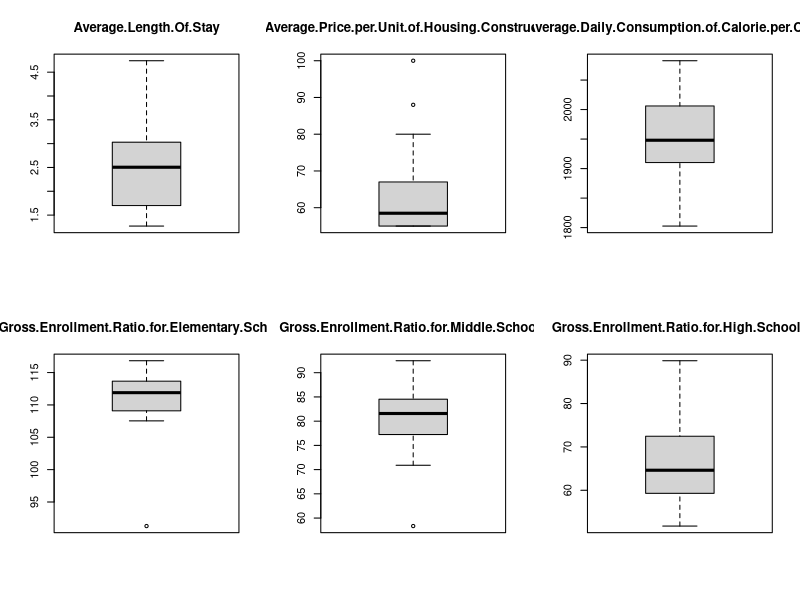
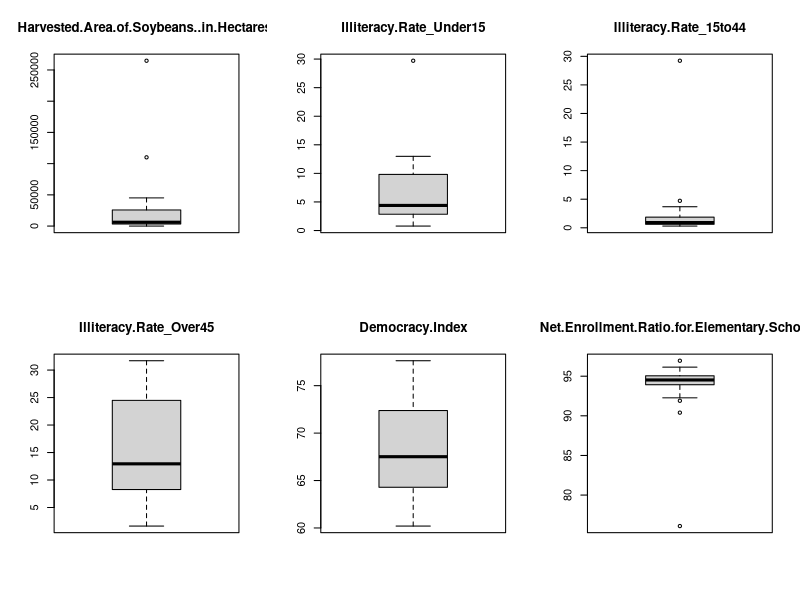
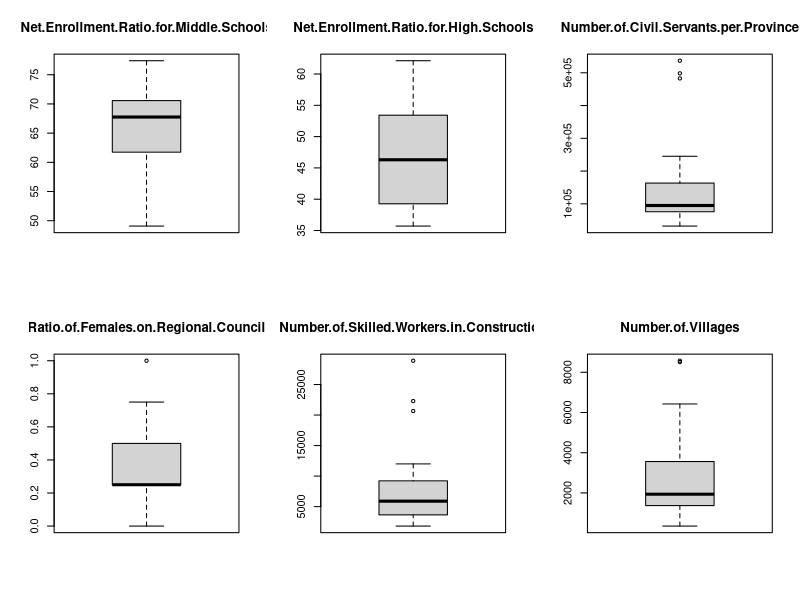
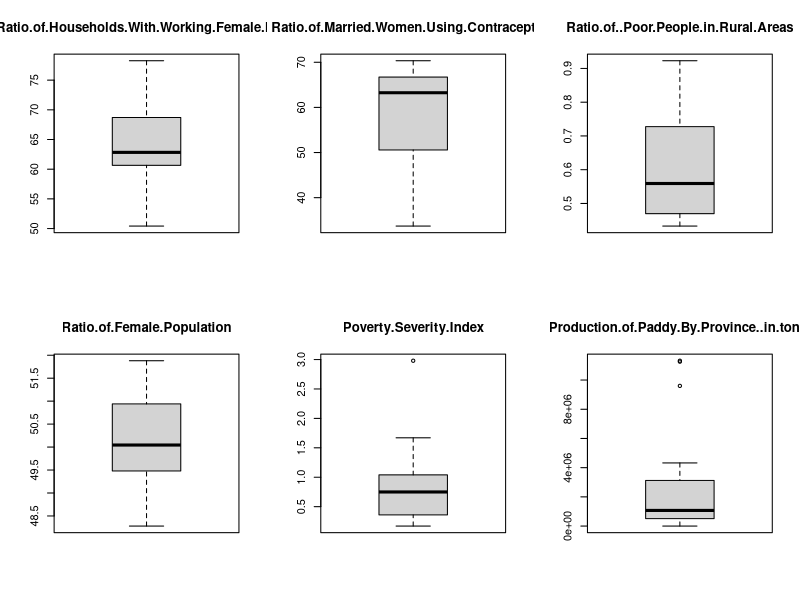
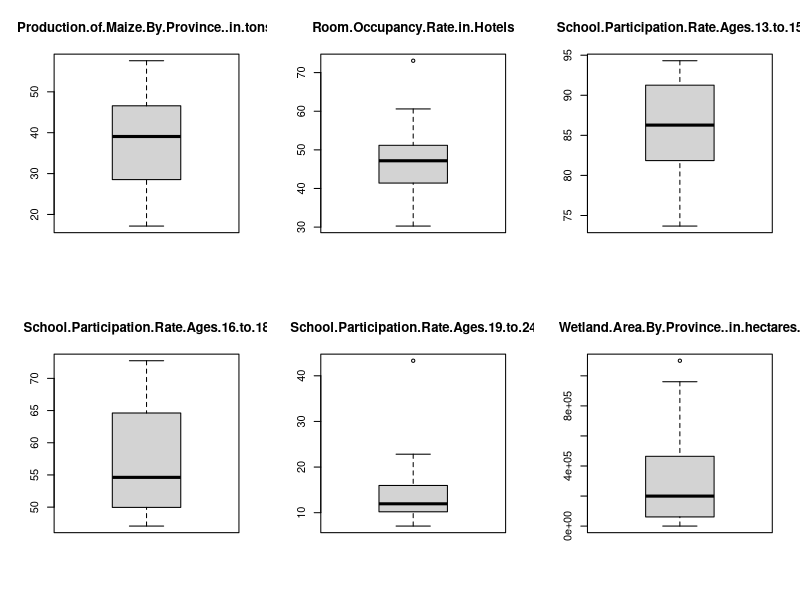
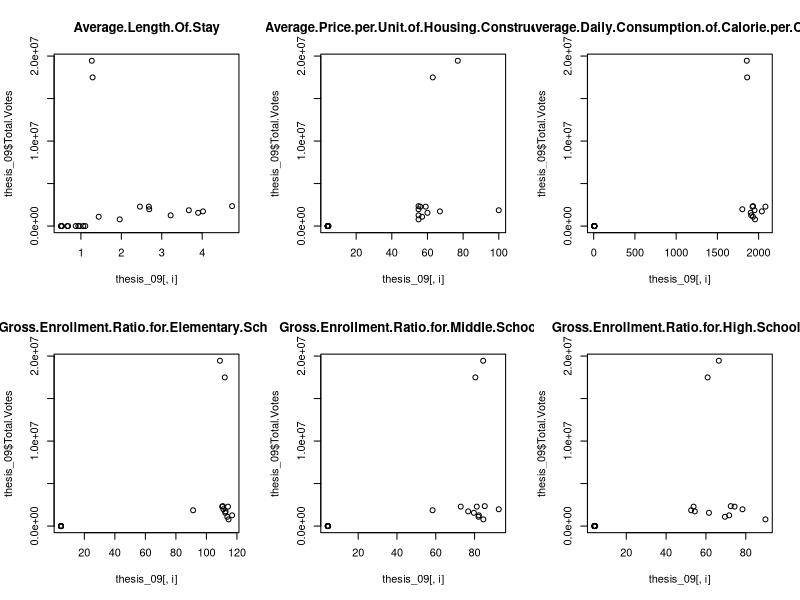
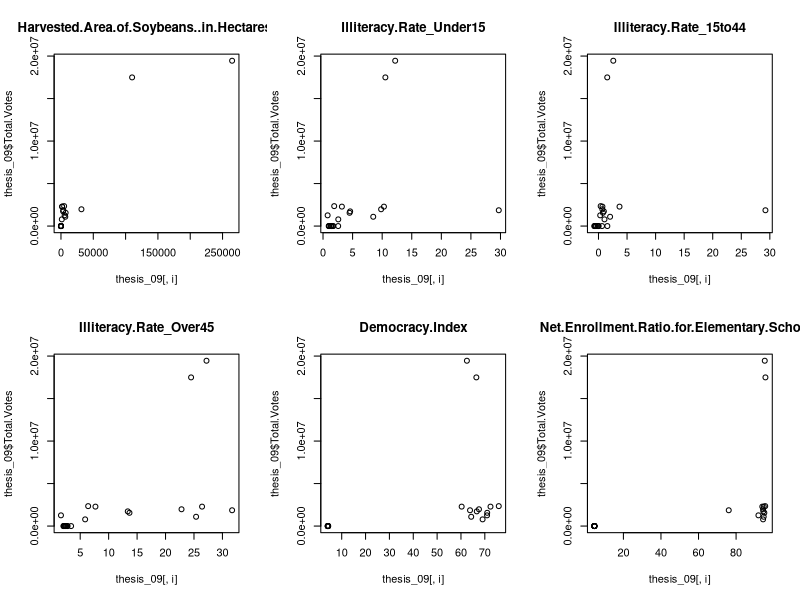
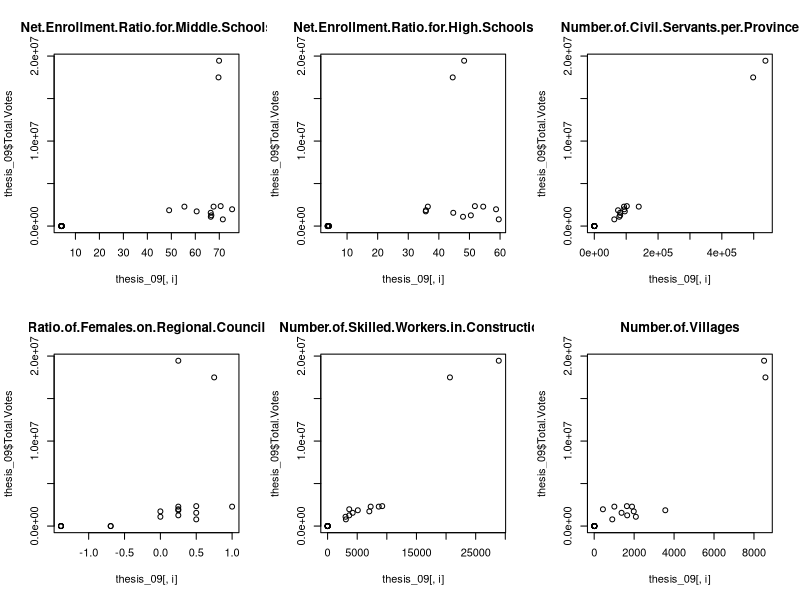

Recreate these plots in R, in order.
## ---- chunk 1
#Read in data for 2009
thesis_data_09 <- read.csv("Indo Regression 2009.csv")

thesis_09 <- subset(thesis_data_09,select = -c(X,Marker, province,Latitude,Longitude,
                                               Megawati.Soekarno.Votes,Susilo.Bambang.Votes,
                                               Muhammad.Jusuf.Votes))
thesis_09 <- na.omit(thesis_09)
## ---- chunk 2
#Check Data for skew
par(mfrow = c(2,3))
for (i in 1:30){
  boxplot(thesis_09[,i], main = colnames(thesis_09)[i])
}

#Here, I notice that the following should be transformed: Variables 1,2,6,7,8,9,10,15,18,20,23,24,29,30
thesis_09[c(1,2,6,7,8,9,10,15,18,20,23,24,29,30,31),] <- log(thesis_09[c(1,2,6,7,8,9,10,15,18,20,23,24,29,30,31),])
thesis_09 <- na.omit(thesis_09)

#Check to see which may be the most predictive
par(mfrow = c(2,3))
for (i in 1:30){
  plot(thesis_09[,i],thesis_09$Total.Votes, main = colnames(thesis_09)[i])
}

lm_1<- lm(thesis_09$Total.Votes ~ thesis_09$Number.of.Civil.Servants.per.Province)
summary(lm_1)
lm_2<- lm(thesis_09$Total.Votes ~  thesis_09$Number.of.Civil.Servants.per.Province + I(thesis_09$Number.of.Civil.Servants.per.Province^2))
summary(lm_2) 
lm_3 <- lm(thesis_09$Total.Votes~I(thesis_09$Number.of.Civil.Servants.per.Province^2))
summary(lm_3)
#I will keep lm_2 because it has a higher r-squared and a lower p-value and all terms significant.
lm_current <- lm_2
## ---- chunk 3
#Plot against residuals
par(mfrow = c(2,3))
for (i in c(1:14,16:30)){
  plot(thesis_09[,i],lm_current$residuals, main = colnames(thesis_09)[i])
}

#Which looks like it has a clear realtionship? ratio of fems
lm_1<- lm(lm_current$residuals ~ I(thesis_09$Ratio.of.Female.Population^2))
summary(lm_1) 
lm_2<- lm(lm_current$residuals ~ thesis_09$Ratio.of.Female.Population + I(thesis_09$Ratio.of.Female.Population^2))
summary(lm_2)

#kepp lm_1
lm_current <- lm_2
## ---- chunk 4
par(mfrow = c(2,3))
for (i in c(1:14,16:21,23:30)){
  plot(thesis_09[,i],lm_current$residuals, main = colnames(thesis_09)[i])
}

#Dead End
summary(lm(thesis_09$Total.Votes ~  thesis_09$Number.of.Civil.Servants.per.Province + I(thesis_09$Number.of.Civil.Servants.per.Province^2)+thesis_09$Ratio.of.Female.Population+ I(thesis_09$Ratio.of.Female.Population^2)))
## ---- chunk 5
#Read in 2014 Data
thesis_data_14 <- read.csv("Indo Regression 2014.csv")

thesis_14 <- subset(thesis_data_14,select = -c(X,Marker, province,Latitude,Longitude,
                                               Prabowo.Subianto.Votes,Joko.Widodo.Votes))
thesis_14 <- na.omit(thesis_14)

#Check for transformations
par(mfrow = c(2,3))
for (i in 1:31){
  boxplot(thesis_14[,i], main = colnames(thesis_14)[i])
}

#Here, I notice that the following should be transformed: Variables 1,2,7,8,9,10,15,18,20,23,24,25,29,30,31
thesis_14[c(1,2,7,8,9,10,15,18,20,23,24,25,29,30,31),] <- log(thesis_14[c(1,2,7,8,9,10,15,18,20,23,24,25,29,30,31),])
thesis_14 <- na.omit(thesis_14)
## ---- chunk 6
#Fit for 2014
par(mfrow = c(2,3))
for (i in 1:30){
  plot(thesis_14[,i],thesis_14$Total.Votes, main = colnames(thesis_14)[i])
}

lm_1<- lm(thesis_14$Votes ~ thesis_14$Wetland.Area.By.Province..in.hectares.)
summary(lm_1)
lm_2<- lm(thesis_14$Votes ~ I(thesis_14$Wetland.Area.By.Province..in.hectares.^2))
summary(lm_2) 
lm_3<- lm(thesis_14$Votes ~ thesis_14$Wetland.Area.By.Province..in.hectares.+I(thesis_14$Wetland.Area.By.Province..in.hectares.^2))
summary(lm_3) 
#I will keep lm_2 because it has a higher r-squared and a lower p-value and all terms significant.
lm_current <- lm_2
## ---- chunk 7
#Plot against residuals
par(mfrow = c(2,3))
for (i in c(1:29)){
  plot(thesis_14[,i],lm_current$residuals, main = colnames(thesis_14)[i])
}

#Which looks like it has a clear realtionship? 
lm_1<- lm(lm_current$residuals ~ thesis_14$Ratio.of..Poor.People.in.Rural.Areas)
summary(lm_1)
lm_2<- lm(lm_current$residuals ~ thesis_14$Ratio.of..Poor.People.in.Rural.Areas+I(thesis_14$Ratio.of..Poor.People.in.Rural.Areas^2))
summary(lm_2)
lm_3<- lm(lm_current$residuals ~ I(thesis_14$Ratio.of..Poor.People.in.Rural.Areas^2))
summary(lm_3)

lm_current <- lm_1
## ---- chunk 8
#Plot against residuals
par(mfrow = c(2,3))
for (i in c(1:20,22:29)){
  plot(thesis_14[,i],lm_current$residuals, main = colnames(thesis_14)[i])
}

#Which looks like it has a clear realtionship? ratio of fems
lm_1<- lm(lm_current$residuals ~ thesis_14$Number.of.Skilled.Workers.in.Construction)
summary(lm_1)
lm_2<- lm(lm_current$residuals ~ I(thesis_14$Number.of.Skilled.Workers.in.Construction^2))
summary(lm_2)
lm_3<- lm(lm_current$residuals ~ thesis_14$Number.of.Skilled.Workers.in.Construction +I(thesis_14$Number.of.Skilled.Workers.in.Construction^2))
summary(lm_3)

lm_current <- lm_3
## ---- chunk 9
#Plot against residuals
par(mfrow = c(2,3))
for (i in c(1:16,18:20,22:29)){
  plot(thesis_14[,i],lm_current$residuals, main = colnames(thesis_14)[i])
}

lm_1<- lm(lm_current$residuals ~ thesis_14$Production.of.Paddy.By.Province..in.tons.)
summary(lm_1)
lm_2<- lm(lm_current$residuals ~ I(thesis_14$Production.of.Paddy.By.Province..in.tons.^2))
summary(lm_2)
lm_3<- lm(lm_current$residuals ~ thesis_14$Production.of.Paddy.By.Province..in.tons.+ I(thesis_14$Production.of.Paddy.By.Province..in.tons.^2))
summary(lm_3)

lm_current <- lm_3
## ---- chunk 10
par(mfrow = c(2,3))
for (i in c(1:16,18:20,22,23,25:29)){
  plot(thesis_14[,i],lm_current$residuals, main = colnames(thesis_14)[i])
}
colnames(thesis_14)
lm_1<- lm(lm_current$residuals ~ thesis_14$Number.of.Villages)
summary(lm_1)
lm_2<- lm(lm_current$residuals ~ thesis_14$Number.of.Villages + I(thesis_14$Number.of.Villages^2))
summary(lm_2)
lm_3<- lm(lm_current$residuals ~ thesis_14$Number.of.Villages+ I(thesis_14$Number.of.Villages^2)+I(thesis_14$Number.of.Villages^3))
summary(lm_3)

#Dead End

## ---- chunk 11
summary(lm(thesis_14$Votes~ I(thesis_14$Wetland.Area.By.Province..in.hectares.^2)+ thesis_14$Ratio.of..Poor.People.in.Rural.Areas + thesis_14$Number.of.Skilled.Workers.in.Construction +I(thesis_14$Number.of.Skilled.Workers.in.Construction^2) +  thesis_14$Production.of.Paddy.By.Province..in.tons.+ I(thesis_14$Production.of.Paddy.By.Province..in.tons.^2)))

#Take out least significant - wetland
summary(lm(thesis_14$Votes~  thesis_14$Ratio.of..Poor.People.in.Rural.Areas + thesis_14$Number.of.Skilled.Workers.in.Construction +I(thesis_14$Number.of.Skilled.Workers.in.Construction^2) +  thesis_14$Production.of.Paddy.By.Province..in.tons.+ I(thesis_14$Production.of.Paddy.By.Province..in.tons.^2)))

#Take out least significant - Poor People Ration
summary(lm(thesis_14$Votes~  thesis_14$Number.of.Skilled.Workers.in.Construction +I(thesis_14$Number.of.Skilled.Workers.in.Construction^2) +  thesis_14$Production.of.Paddy.By.Province..in.tons.+ I(thesis_14$Production.of.Paddy.By.Province..in.tons.^2)))


#Now, they are all keepers!

